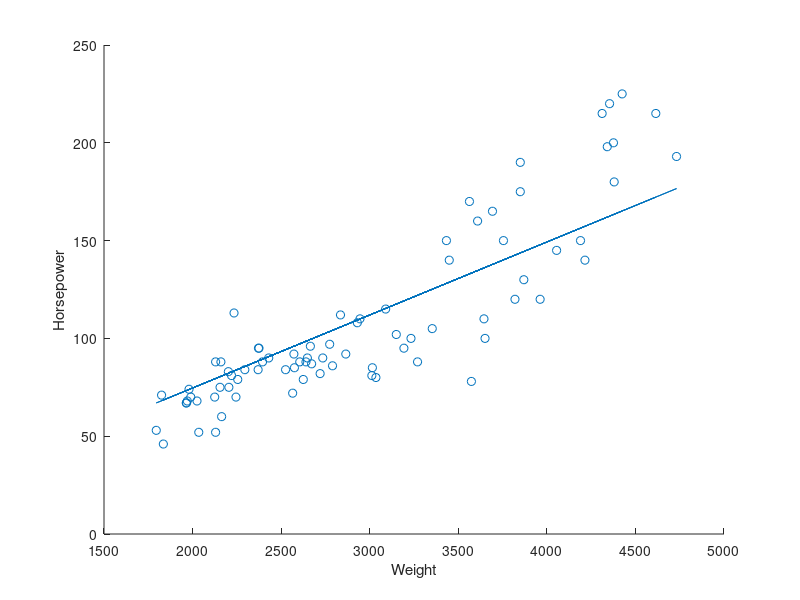
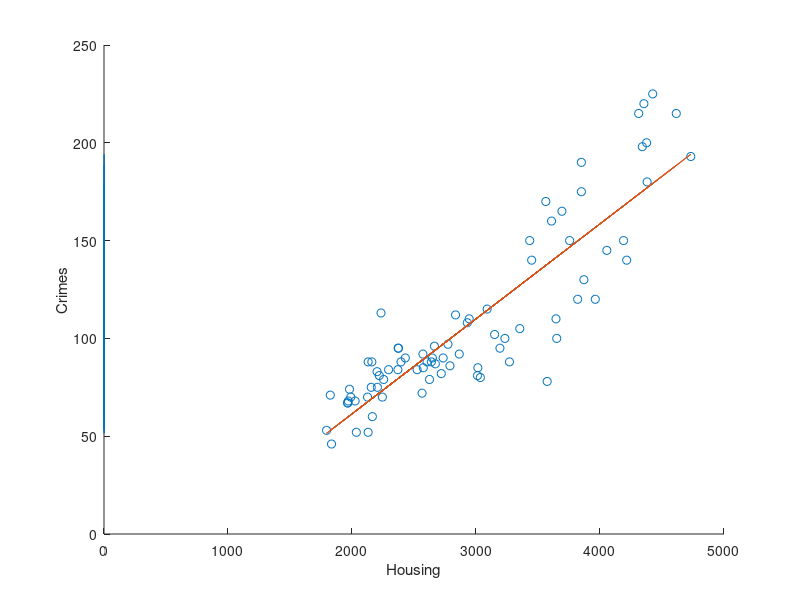

The MATLAB source for these figures, in order: (Note: this script raises an error after producing the figures.)
clear all;
clc;
load carsmall.mat
clear Cylinders Displacement Mfg Model Model_Year MPG Acceleration Origin

for i=1:5
val = randperm(length(Weight),20);
Horsepower(77) = 80;
x_test = Weight(val);
y_test = Horsepower(val);
val2 = setdiff(1:length(Weight),val);
y_train = Horsepower(val2);
x_train = Weight(val2);


%% Plot 1
figure(1)
scatter(x_train,y_train);
hold on
xlabel('Weight');
ylabel('Horsepower');
wLinear = x_train\y_train;
yLinear = wLinear*x_train;
plot(x_train,yLinear);
hold off
%% Plot 2
figure(2)
xFine = [ones(length(x_train),1),x_train];
xFine_test = [ones(length(x_test),1),x_test];
wFine = xFine\y_train;
yFine = xFine * wFine;
scatter(x_train,y_train);
hold on
xlabel('Housing');
ylabel('Crimes');
plot(xFine,yFine);
hold off

%% Error calculation Linear Regresion

MSElin_train(i) = (1/(length(x_train))*sum((y_train -  yLinear).^2));
yLinear_test = wLinear * x_test;
MSElin_test(i) = (1/(length(x_test))*sum((y_test - yLinear_test).^2));
GenError_Linear(i) = abs(MSElin_train(i) - MSElin_test(i));

%% Error calculation Fine Regresion

MSEfine(i) = (1/(length(x_train))*sum((y_train-yFine).^2));
yFine_test = xFine_test * wFine;
MSEfine_test(i) = (1/(length(x_test))*sum((y_test - yFine_test).^2));
GenError_Fine(i) = abs(MSEfine(i) - MSEfine_test(i));
end
figure(3)
it = linspace(1,5,5);
barplot = [MSElin_train;MSElin_test;MSEfine;MSEfine_test]
bar(it,barplot)
figure(4)
barplot2 = [GenError_Linear;GenError_Fine];
bar(it,barplot2)
GenErrorAV_Linear = mean(GenError_Linear)
GenErrorAV_Fine = mean(GenError_Fine)

%% 10 de maig
R = zeros(4);
y_pred = zeros(length(x), 1);
for d=1:4
    w(d) = ((x.^d)'*x.^d)\((x.^d)'*y);
    y_pred = y_pred + w(d)*x.^d;
    MSE_d(d) = 1/length(x)*sum((y_pred-y).^2);
end
% dona inversa la relació (creix el MSE i no sé pk, m'ho tronaré a mirar)
